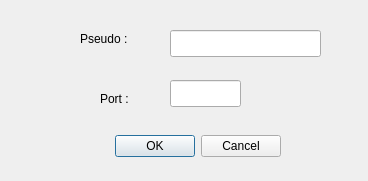
<?xml version="1.0" encoding="UTF-8"?>
<ui version="4.0">
 <class>Dialog</class>
 <widget class="QDialog" name="Dialog">
  <property name="geometry">
   <rect>
    <x>0</x>
    <y>0</y>
    <width>368</width>
    <height>181</height>
   </rect>
  </property>
  <property name="windowTitle">
   <string>Dialog</string>
  </property>
  <widget class="QDialogButtonBox" name="buttonBox">
   <property name="geometry">
    <rect>
     <x>110</x>
     <y>130</y>
     <width>171</width>
     <height>32</height>
    </rect>
   </property>
   <property name="orientation">
    <enum>Qt::Horizontal</enum>
   </property>
   <property name="standardButtons">
    <set>QDialogButtonBox::Cancel|QDialogButtonBox::Ok</set>
   </property>
  </widget>
  <widget class="QLabel" name="label">
   <property name="geometry">
    <rect>
     <x>80</x>
     <y>30</y>
     <width>68</width>
     <height>17</height>
    </rect>
   </property>
   <property name="text">
    <string>Pseudo :</string>
   </property>
  </widget>
  <widget class="QLabel" name="label_2">
   <property name="geometry">
    <rect>
     <x>100</x>
     <y>90</y>
     <width>68</width>
     <height>17</height>
    </rect>
   </property>
   <property name="text">
    <string>Port :</string>
   </property>
  </widget>
  <widget class="QLineEdit" name="lineEdit">
   <property name="geometry">
    <rect>
     <x>170</x>
     <y>30</y>
     <width>151</width>
     <height>27</height>
    </rect>
   </property>
  </widget>
  <widget class="QLineEdit" name="lineEdit_2">
   <property name="geometry">
    <rect>
     <x>170</x>
     <y>80</y>
     <width>71</width>
     <height>27</height>
    </rect>
   </property>
  </widget>
 </widget>
 <resources/>
 <connections>
  <connection>
   <sender>buttonBox</sender>
   <signal>accepted()</signal>
   <receiver>Dialog</receiver>
   <slot>accept()</slot>
   <hints>
    <hint type="sourcelabel">
     <x>350</x>
     <y>144</y>
    </hint>
    <hint type="destinationlabel">
     <x>157</x>
     <y>180</y>
    </hint>
   </hints>
  </connection>
  <connection>
   <sender>buttonBox</sender>
   <signal>rejected()</signal>
   <receiver>Dialog</receiver>
   <slot>reject()</slot>
   <hints>
    <hint type="sourcelabel">
     <x>350</x>
     <y>150</y>
    </hint>
    <hint type="destinationlabel">
     <x>286</x>
     <y>180</y>
    </hint>
   </hints>
  </connection>
 </connections>
</ui>
